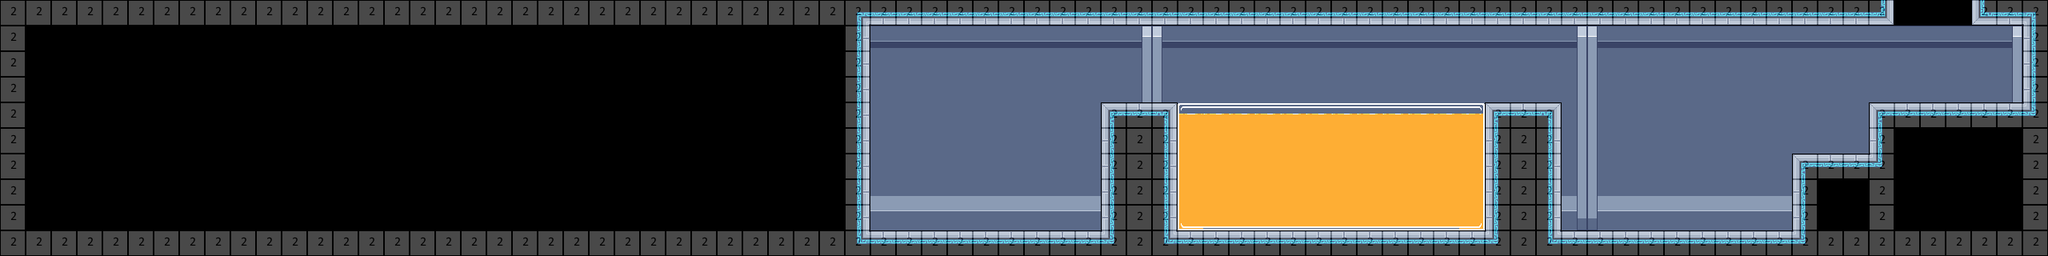

Below is a game level as drawn by its tile map, then a one-line description and the .tmx that defines it (tile-layer data replaced by summaries):
An orthogonal 80x10 tile map with 32x32 px tiles, 4 tile layers (bg, mg, fg, collision), 2 tilesets and 5 objects (Engineering - Machine Shop, Engineering - Machine Shop_Engineering -, Caution!!  Fuel storage.  Extremely caus, 30, airblade).

<map version="2017.05.26" orientation="orthogonal" renderorder="right-down" width="80" height="10" tilewidth="32" tileheight="32" nextobjectid="61">
 <tileset firstgid="1" name="32blocks" tilewidth="32" tileheight="32" tilecount="10" columns="10">
  <image source="32blocks.png" width="320" height="32" />
 </tileset>
 <tileset firstgid="11" name="shipTileset" tilewidth="32" tileheight="32" tilecount="513" columns="19">
  <image source="shipTileset.png" width="608" height="864" />
 </tileset>
 <layer name="bg" width="80" height="10">
  <data>[800 cells, 672 non-empty, 13 distinct tile ids]</data>
 </layer>
 <layer name="mg" width="80" height="10">
  <data>[800 cells, 506 non-empty, 13 distinct tile ids]</data>
 </layer>
 <layer name="fg" width="80" height="10">
  <data>[800 cells, 60 non-empty, 9 distinct tile ids]</data>
 </layer>
 <layer name="collision" width="80" height="10" opacity="0.29">
  <data>[800 cells, 226 non-empty, 1 distinct tile ids]</data>
 </layer>
 <objectgroup name="Object Layer 1">
  <object id="56" name="d" type="Engineering - Machine Shop" x="2408" y="46" width="16" height="14" />
  <object id="57" name="travel" type="Engineering - Machine Shop_Engineering - Long Term Storage" x="2370" y="4" width="88" height="20" />
  <object id="58" name="message" type="Caution!!  Fuel storage.  Extremely caustic." x="2344" y="38" width="168" height="82" />
  <object id="59" name="damage" type="30" x="1479" y="146" width="368" height="135" />
  <object id="60" name="enemy" type="airblade" x="1129" y="235" width="15" height="13">
   <properties>
    <property name="flag" value="16" />
   </properties>
  </object>
 </objectgroup>
</map>
